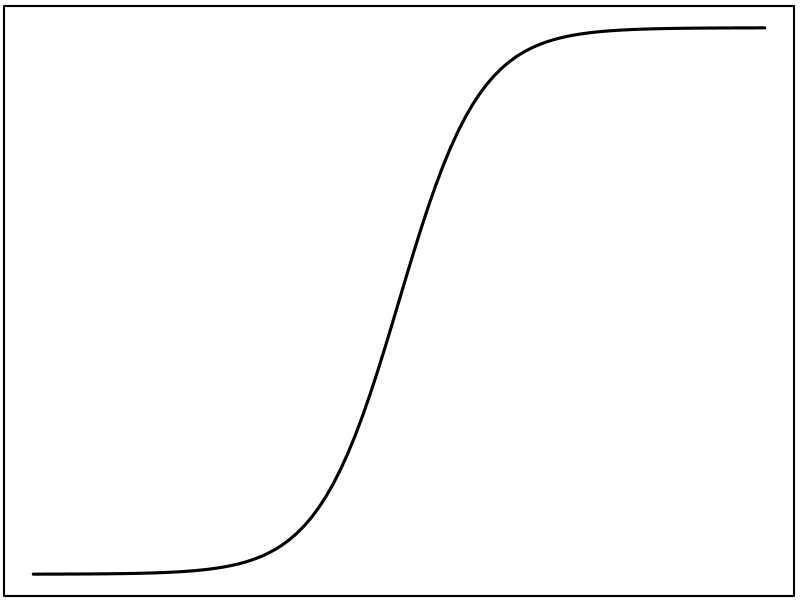

Recreate this plot in R.
#R code
png('/home/wchnicholas/Desktop/Manuscript/Stab/Fig/Fig/Model',res=100,height=300,width=500)
par(mar=c(0.2,0.2,0.3,0.3))
s <- seq(0,10,0.1)
plot(s,1/(1+exp(-(s-5)*1.8)),type='l',lwd=3,axes=F)
box(lwd=2)
dev.off()
